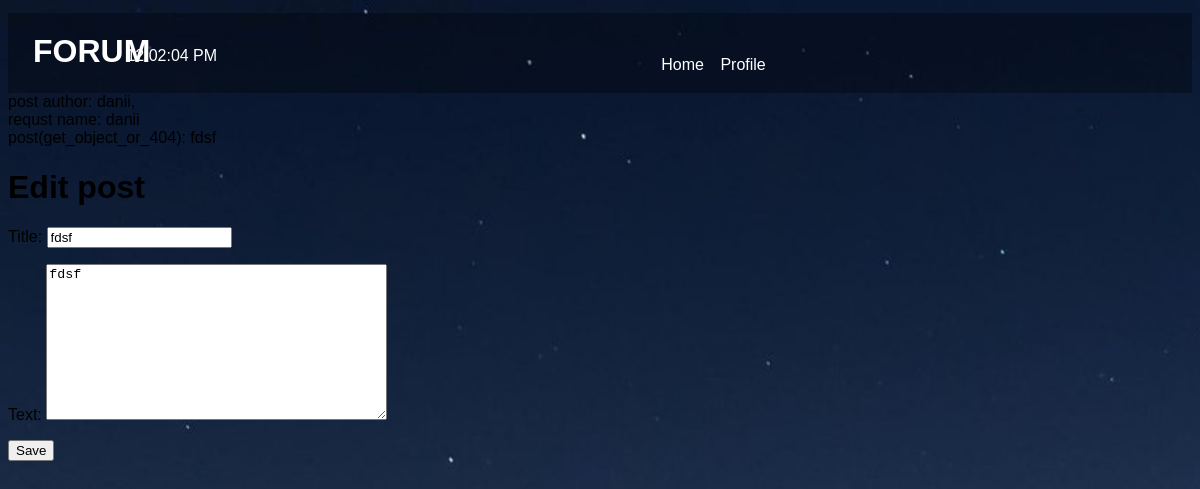
Screenshot of /post/1/edit/ (signed in) with the database file from the repository.
### blog/models.py (models this page shows, shortened)
class Post(models.Model):
    author = models.ForeignKey(settings.AUTH_USER_MODEL, on_delete=models.CASCADE)
    title = models.CharField(max_length=200)
    text = models.TextField()
    created_date = models.DateTimeField(default=timezone.now)
    published_date = models.DateTimeField(blank=True, null=True)
    def __str__(self):
        return self.title

### blog/views.py (the view)
# urls.py: path('post/<int:pk>/edit/', views.post_edit, name='post_edit'),
def post_edit(request, pk):
    post = get_object_or_404(Post, pk=pk)
    if request.method == "POST":
        print("POST")
        form = PostForm(request.POST, instance=post)
        if form.is_valid():
            post = form.save(commit=False)
            post.published_date = timezone.now()
            post.save()
            return redirect('post_detail', pk=post.pk)
    else:
        form = PostForm(instance=post)
        print("NOT POST")
    return render(request, 'blog/post_edit.html', {'form': form, "post": post})

### blog/forms.py
class PostForm(forms.ModelForm):
    class Meta:
        model = Post
        fields = ('title', 'text')

### templates/blog/post_edit.html (shortened to what this page needs)
{% extends 'blog/base.html' %}
{% block content %}
{% if post.author == request.user %}
        post author: {{post.author}},
    <br>
        requst name: {{request.user.username}}
    <br>
        post(get_object_or_404): {{ post }}
        <h1>Edit post</h1>
        <form method="POST" class="post-form">
            {{ form.as_p }}
            <button type="submit" class="save btn btn-default">Save</button>
        </form>
{% endif %}
{% endblock %}

### static/dev/css/blog.css (style rules this page uses)
body { background-image: url(../image/desert.jpg); -webkit-background-size:cover; background-size: cover; background-attachment: fixed; font-family: Arial, Helvetica, sans-serif; }

### rows the page displays
Post: author "danii", title "fdsf", text "fdsf"

### other values shown
{{ request.user.username }} "danii"
